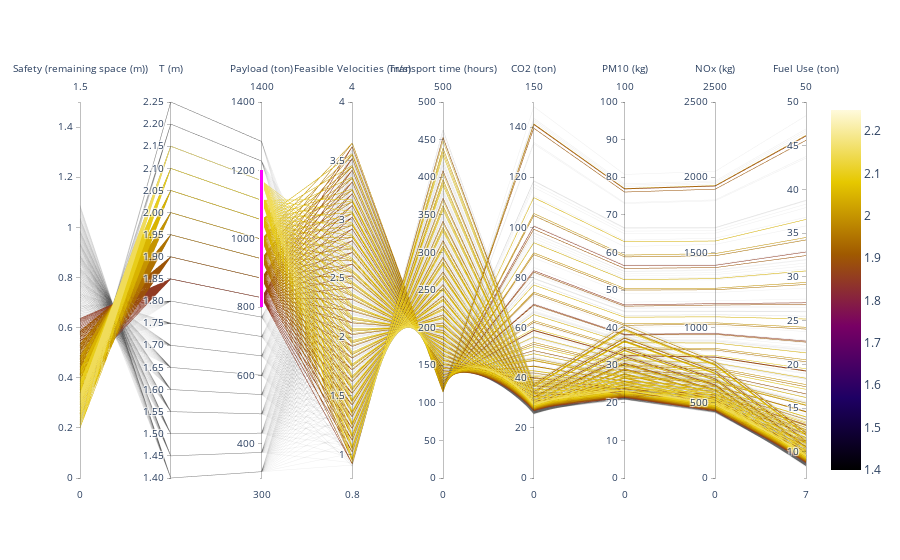

Here is the notebook cell this chart was saved with:
### Code cell
fig = go.Figure(data=
    go.Parcoords(
        line = dict(color = strategies_df['T'],
                   colorscale = 'Electric',
                   # colorscale = 'armyrose',
                   showscale = True,
                   cmin = 2.25,
                   cmax = 1.4),
        dimensions = list([
            dict(range = [0,1.5],
                 visible = True,
                 label = 'Safety (remaining space (m))', values = strategies_df['Safety (remaining space (m))']),
            dict(tickvals = [1.40,1.45,1.50,1.55,1.60,1.65,1.70,1.75,1.80,1.85,1.90,
                            1.95,2.00,2.05,2.10,2.15,2.20,2.25],
                 ticktext = ['1.40','1.45','1.50','1.55','1.60','1.65','1.70','1.75','1.80','1.85','1.90',
                            '1.95','2.00','2.05','2.10','2.15','2.20','2.25'],
                 label = "T (m)", values = strategies_df['T']),
            dict(range = [300,1400],
                 constraintrange = [800,1200],
                 label = "Payload (ton)", values = strategies_df['Payload_strategy_tanker (ton)']),
            dict(range = [0.8,4],
                 # constraintrange = [2,3.5],
                 label = "Feasible Velocities (m/s)", values = strategies_df['v_feasible_forT']),                       
             dict(range = [0,500],
                 label = 'Transport time (hours)', values = strategies_df['transport time (hours)']),
            dict(range = [0,150],
                 label = 'CO2 (ton)', values = strategies_df['CO2 (ton)']),
            dict(range = [0,100],                
                 label = 'PM10 (kg)', values = strategies_df['PM10 (kg)']),
            dict(range = [0,2500],                 
                 label = 'NOx (kg)', values = strategies_df['NOx (kg)']),
            dict(range = [7,50],
                 # constraintrange = [8,20],
                 label = "Fuel Use (ton)", values = strategies_df['Fuel Use (ton)']),
           
        ]),
    )
)
fig.show()

### Figure 1 — Plotly figure (JSON) as saved in the notebook; plotly's stock layout.template omitted (floating-point values rounded to 4 significant figures; data arrays with more than 128 entries replaced by an {"elided": "..."} marker saying what was removed)
{"data": [{"dimensions": [{"label": "Safety (remaining space (m))", "range": [0, 1.5], "values": {"elided": "446 float values"}, "visible": true}, {"label": "T (m)", "ticktext": ["1.40", "1.45", "1.50", "1.55", "1.60", "1.65", "1.70", "1.75", "1.80", "1.85", "1.90", "1.95", "2.00", "2.05", "2.10", "2.15", "2.20", "2.25"], "tickvals": [1.4, 1.45, 1.5, 1.55, 1.6, 1.65, 1.7, 1.75, 1.8, 1.85, 1.9, 1.95, 2, 2.05, 2.1, 2.15, 2.2, 2.25], "values": {"elided": "446 float values"}}, {"constraintrange": [800, 1200], "label": "Payload (ton)", "range": [300, 1400], "values": {"elided": "446 float values"}}, {"label": "Feasible Velocities (m/s)", "range": [0.8, 4], "values": {"elided": "446 float values"}}, {"label": "Transport time (hours)", "range": [0, 500], "values": {"elided": "446 float values"}}, {"label": "CO2 (ton)", "range": [0, 150], "values": {"elided": "446 float values"}}, {"label": "PM10 (kg)", "range": [0, 100], "values": {"elided": "446 float values"}}, {"label": "NOx (kg)", "range": [0, 2500], "values": {"elided": "446 float values"}}, {"label": "Fuel Use (ton)", "range": [7, 50], "values": {"elided": "446 float values"}}], "line": {"cmax": 1.4, "cmin": 2.25, "color": {"elided": "446 float values"}, "colorscale": [[0, "rgb(0, 0, 0)"], [0.2, "rgb(30,0,100)"], [0.4, "rgb(120,0,100)"], [0.6, "rgb(160,90,0)"], [0.8, "rgb(230,200,0)"], [1, "rgb(255,250,220)"]], "showscale": true}, "type": "parcoords"}], "layout": {"autosize": true}}
